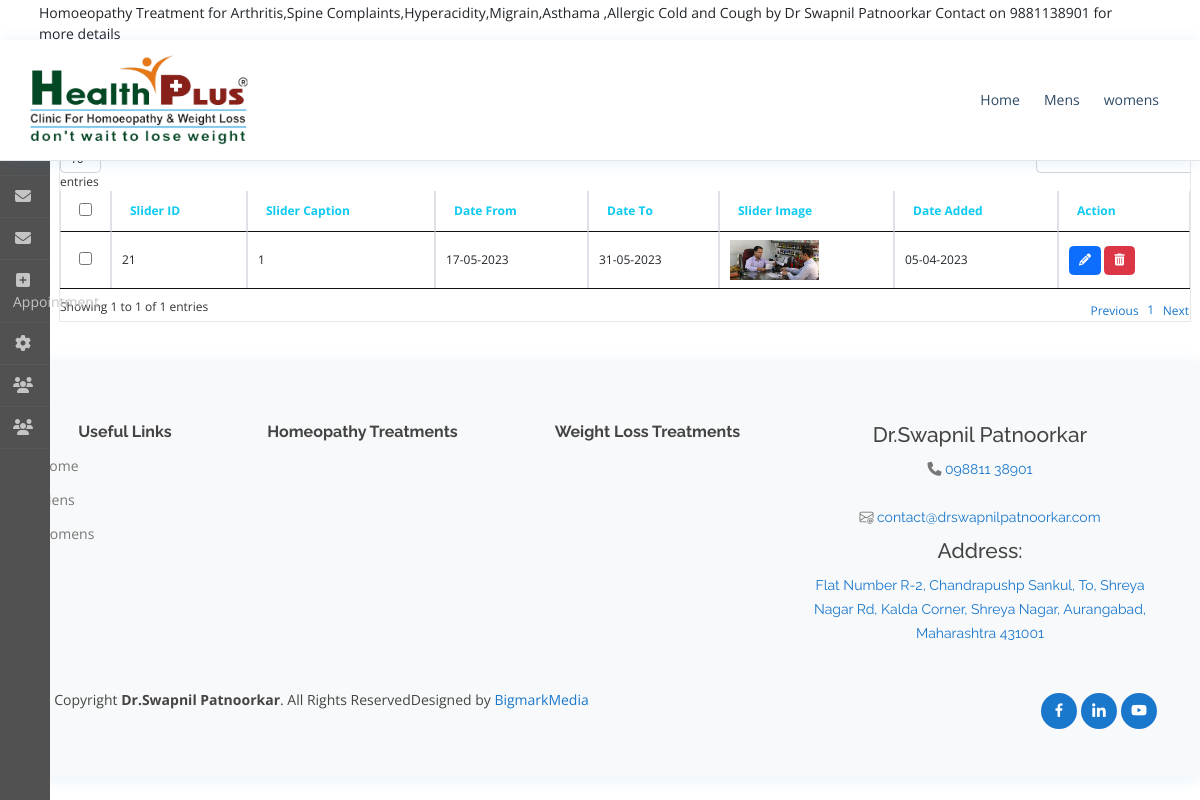
The app's page /admin/slider/slider/slider.php with its own data.
### tables this page shows
CREATE TABLE `notification_list` (
  `notify_id` int(11) NOT NULL,
  `notify_text` varchar(200) NOT NULL,
  `fromdate` date NOT NULL,
  `todate` date NOT NULL
);

CREATE TABLE `menus` (
  `id` int(11) NOT NULL,
  `menu_name` varchar(100) NOT NULL,
  `menu_link` varchar(200) NOT NULL,
  `menu_level` int(11) NOT NULL,
  `has_parent` int(11) NOT NULL,
  `meta_tags` text NOT NULL,
  `meta_description` text NOT NULL,
  `child_menu_name` varchar(100) NOT NULL,
  `title` varchar(100) NOT NULL
);

CREATE TABLE `index_slider` (
  `id` int(11) NOT NULL,
  `type` text NOT NULL,
  `slider_caption` varchar(100) NOT NULL,
  `slider_date_from` date NOT NULL,
  `slider_date_to` date NOT NULL,
  `slider_image` varchar(100) NOT NULL,
  `compressed_image` varchar(255) NOT NULL,
  `date_added` timestamp NOT NULL DEFAULT current_timestamp()
);

CREATE TABLE `oc_master_company` (
  `id` int(11) NOT NULL,
  `company_name` varchar(100) NOT NULL,
  `address1` varchar(300) NOT NULL,
  `address2` varchar(300) NOT NULL,
  `area` varchar(100) NOT NULL,
  `city` varchar(100) NOT NULL,
  `pincode` int(11) NOT NULL,
  `state` varchar(100) NOT NULL,
  `contact_person` varchar(100) NOT NULL,
  `email` varchar(100) NOT NULL,
  `mobile` varchar(100) NOT NULL,
  `logo` varchar(100) NOT NULL,
  `gstn` varchar(100) NOT NULL,
  `pan` varchar(100) NOT NULL,
  `sms_url` varchar(1000) NOT NULL,
  `sms_username` varchar(100) NOT NULL,
  `sms_password` varchar(100) NOT NULL,
  `sms_sender_id` varchar(100) NOT NULL,
  `email_url` varchar(1000) NOT NULL,
  `email_username` varchar(100) NOT NULL,
  `email_password` varchar(100) NOT NULL,
  `date_updated` timestamp NOT NULL DEFAULT current_timestamp()
);

CREATE TABLE `social_links` (
  `id` int(11) NOT NULL,
  `name` varchar(50) NOT NULL,
  `link` varchar(100) NOT NULL,
  `icon` varchar(100) NOT NULL
);

### admin/slider/slider/slider.php (the view, shortened to what the rows shown need)
<?php
 include('../config.php');
include('../includes/head-js-css.php');
?>
<body>
<div id="container">
<?php include('../includes/header.php');
?>
<div id="content">
  <div class="page-header">
    <div class="container-fluid">
      <h1>Slider</h1>
    </div>
  </div>
  <div class="container-fluid">
            <div class="panel panel-default">
      <div class="panel-body">
       <?php
       if(!isset($_GET['edit']) && !isset($_GET['delete']))
       {
       ?>
        <form method="post" enctype="multipart/form-data" id="form-slider">
         <div class="col-lg-12 col-xs-12 table-responsive">
            <table class="table  table-bordered table-hover" id="dataTables-example" style="width:100%;">
              <thead>
                <tr>
                  <td style="width: 1px;" class="text-center">
                    <input type="checkbox" onClick="$('input[name*=\'selected\']').prop('checked', this.checked);" />
                  </td>
                  <td class="text-right text-info">Slider ID</td>
                  <td class="text-left text-info">Slider Caption</td>
                  <td class="text-left text-info">Date From</td>
                  <td class="text-left text-info">Date To</td>
                  <td class="text-right text-info">Slider Image </td>
                  <td class="text-left text-info">Date Added</td>
                  <td class="text-right text-info">Action</td>
                </tr>
              </thead>
              <tbody>
               <?php
               $sql  = 'SELECT * FROM `index_slider`';
               $data = mysqli_query($db,$sql);
               $num = mysqli_num_rows($data);
               if($num>0)
               {
                 for($i=1;$i<=$num;$i++)
                 {
                  $row = mysqli_fetch_assoc($data);
                  ?>
                   <tr>
                       <td class="text-center"><input type="checkbox" name="selected[]" value="<?php echo $row['id'];?>" />
                       <td class="text-right"><?php echo $row['id'];?></td>
                       <td class="text-left"><?php echo $row['slider_caption'];?></td>
                       <td class="text-left"><?php echo date('d-m-Y',strtotime($row['slider_date_from']));?></td>
                       <td class="text-left"><?php echo date('d-m-Y',strtotime($row['slider_date_to']));?></td>
                       <td class="text-left"><img height="40px" src="<?php $base_path;?>slider_images/<?php echo $row['slider_image'];?>" target="_blank"></td>
                       <td class="text-left"><?php echo date("m-d-Y",strtotime($row['date_added']));?></td>
                       <td class="text-right">
                         <a href="<?php $base_path;?>admin/slider/slider.php?edit&id=<?php echo $row['id'];?>" data-toggle="tooltip" title="Edit" class="btn btn-primary"><i class="fa fa-pencil"></i></a>
                         <a href="<?php $base_path;?>admin/slider/slider.php?delete&id=<?php echo $row['id']; ?>" onClick="javascript:return confirm('Do you really want to Delete...?')" data-toggle="tooltip" title="Delete" class="btn btn-danger"><i class="fa fa-trash-o"></i></a></td>
                   </tr>
               <?php
                 }
               }else{
               }
               ?>
                </tbody>
            </table>
          </div>
        </form>
       <?php
                        }
       ?>
      </div>
    </div>
  </div>
  <link href="view/javascript/jquery/datetimepicker/bootstrap-datetimepicker.min.css" type="text/css" rel="stylesheet" media="screen" />
</div>
<?php include('../includes/footer.php');?>
</body></html>

### includes/header.php (shortened to what the rows shown need)
<?php include('admin/config.php'); ?>
<!DOCTYPE html>
<html lang="en">
<head>
<link rel="stylesheet" href="https://cdn.jsdelivr.net/npm/@fortawesome/fontawesome-free@6.2.1/css/fontawesome.min.css">
  <link href="assets/vendor/fontawesome-free/css/all.min.css" rel="stylesheet">
  <link href="assets/vendor/animate.css/animate.min.css" rel="stylesheet">
  <link href="assets/vendor/bootstrap/css/bootstrap.min.css" rel="stylesheet">
  <link href="assets/vendor/bootstrap-icons/bootstrap-icons.css" rel="stylesheet">
  <link href="assets/vendor/boxicons/css/boxicons.min.css" rel="stylesheet">
  <link href="assets/vendor/glightbox/css/glightbox.min.css" rel="stylesheet">
  <link href="assets/vendor/remixicon/remixicon.css" rel="stylesheet">
  <link href="assets/vendor/swiper/swiper-bundle.min.css" rel="stylesheet">
  <link href="assets/css/style.css" rel="stylesheet">
</head>
<body>
  <div id="topbar" class="d-flex align-items-center fixed-top ">
    <div class="container d-flex justify-content-between">
    <?php
			$sql = "SELECT * FROM `notification_list`";
			$data = mysqli_query($db,$sql);
			$num = mysqli_num_rows($data);
			if($num>0)
			{
				$row = mysqli_fetch_assoc($data);
				extract($row);
				?><marquee class="text-dark mt-2" behavior="scroll" scrollamount="7" direction="left"><?=$notify_text?></marquee></a> <?php
			}
		?>
      <div class="contact-info d-flex align-items-center p-2">
      </div>
    </div>
  </div>
  <header id="header" class="fixed-top">
    <div class="container d-flex align-items-center">
      <h1 class=" logo me-auto  d-inline-block" style="margin-left:-10px;"><a href="index.php"><img class="img-fluid" src="assets\logo.jpg.png" alt=""></a></h1>
      <nav id="navbar" class="navbar order-last order-lg-0">
      <?php
                                    $nav_sql = "SELECT * from menus where menu_level=1";
                                    $nav_data = mysqli_query($db,$nav_sql);
                                    $nav_num = mysqli_num_rows($nav_data);
                                    ?>
        <ul>
                                        <?php
                                        for ($i=0; $i < $nav_num; $i++) {
                                            $nav_row = mysqli_fetch_assoc($nav_data);
                                            extract($nav_row);
                                            $sub_nav_sql = "SELECT * from menus where menu_level=2 and has_parent=$id";
                                            $sub_nav_data = mysqli_query($db,$sub_nav_sql);
                                            $sub_nav_num = mysqli_num_rows($sub_nav_data);
                                            if ($sub_nav_num>0) {
                                                ?>
                                                 <li class="dropdown"><a href="#" class="nav-link scrollto"><?=$menu_name?></a>
                                                    <ul>
                                                         <?php
                                                            for ($j=0; $j < $sub_nav_num; $j++) {
                                                              $sub_nav_row = mysqli_fetch_assoc($sub_nav_data);
                                                            extract($sub_nav_row);
                                                            ?>
                                                        <li><a class="nav-link scrollto section-bg" href="<?=$base_path?><?=$menu_link?>"><?=$menu_name?></a></li>
                                                        <?php } ?>
                                                    </ul>
                                                </li>
                                                <?php
                                            }else {
                                                ?>
                                                <li><a class=" nav-link scrollto" href="<?=$base_path?><?=$menu_link?>"><?=$menu_name?></a></li>
                                                <?php
                                            }
                                            ?>
                                            <?php
                                        }
                                        ?>
                                    </ul>
      </nav>
    </div>
  </header>
</body>
</html>

### includes/footer.php (shortened to what the rows shown need)
<!DOCTYPE html>
<html lang="en">
<head>
  <link rel="stylesheet" href="https://cdnjs.cloudflare.com/ajax/libs/font-awesome/6.3.0/css/all.min.css" />
  <link href="assets/vendor/fontawesome-free/css/all.min.css" rel="stylesheet">
  <link href="assets/vendor/animate.css/animate.min.css" rel="stylesheet">
  <link href="assets/vendor/bootstrap/css/bootstrap.min.css" rel="stylesheet">
  <link href="assets/vendor/bootstrap-icons/bootstrap-icons.css" rel="stylesheet">
  <link href="assets/vendor/boxicons/css/boxicons.min.css" rel="stylesheet">
  <link href="assets/vendor/glightbox/css/glightbox.min.css" rel="stylesheet">
  <link href="assets/vendor/remixicon/remixicon.css" rel="stylesheet">
  <link href="assets/vendor/swiper/swiper-bundle.min.css" rel="stylesheet">
  <link href="assets/css/style.css" rel="stylesheet">
</head>
<footer id="footer" class="gap-4">
    <div class="footer-top bg-light">
      <div class="container">
        <div class="row">
        <div class="col-lg-2 col-md-2 footer-links" style="line-height:-9px;">
            <ul>
            <?php
                                         $nav_sql = "SELECT * from menus where menu_level=1";
                                        $nav_data = mysqli_query($db,$nav_sql);
                                        $nav_num = mysqli_num_rows($nav_data);
                                        if ($nav_num>0) {
                                           for ($i=0; $i < $nav_num; $i++) {
                                            $nav_row = mysqli_fetch_assoc($nav_data);
                                            extract($nav_row);
                                            $sub_nav_sql = "SELECT * from menus where menu_level=1 and has_parent=$id";
                                            $sub_nav_data = mysqli_query($db,$sub_nav_sql);
                                            $sub_nav_num = mysqli_num_rows($sub_nav_data);
                                            if ($sub_nav_num>0) {
                                                ?>
                                                <?php
                                            }else {
                                                ?>
                                                <li><a class="" href="<?=$base_path?><?=$menu_link?>" style="font-size: 14px;"><?=$menu_name?></a></li>
                                                <?php
                                            }
                                            ?>
                                            <?php
                                        }
                                           }?>
            </ul>
          </div>
   <div class="col-lg-4 col-md-4 footer-contact" style="line-height:1;">
            <p style="margin-top:-20px;">
            <?php
								$company_Master = "SELECT * FROM `oc_master_company`";
								$company_master_data = mysqli_query($db, $company_Master);
								$company_num = mysqli_num_rows($company_master_data);
								for ($i = 0; $i < $company_num; $i++) {
									$class_master_row = mysqli_fetch_assoc($company_master_data);
									extract($class_master_row);
								?>
                                    <br>
                                   <i class="fa fa-phone" aria-hidden="true"></i><a href="tel:<?=$class_master_row['mobile']?>"><?=$class_master_row['mobile']?></a> <br><br>
                                   <i class="bi bi-envelope-at"></i> <a href="mailto:<?=$class_master_row['email']?>"><?=$class_master_row['email']?></a> <br>
                                </p>
                                <?php
                }
                ?>
                                <?php
								$company_Master = "SELECT * FROM `oc_master_company`";
								$company_master_data = mysqli_query($db, $company_Master);
								$company_num = mysqli_num_rows($company_master_data);
								for ($i = 0; $i < $company_num; $i++) {
									$class_master_row = mysqli_fetch_assoc($company_master_data);
									extract($class_master_row);
								?>
                                    <p class="mt-2">
                                      <a href="https://goo.gl/maps/8AKtcLpoZaurrESb6?coh=178572&entry=tt"><?=$class_master_row['address1']?> </a>
                                   </p>
                                <?php
                }
                ?>
          </div>
      </div>
    </div>
    <div class="container d-md-flex py-4" style="line-height:1;">
      <div class="social-links text-center text-md-right pt-3 pt-md-0 d-flex">
      <?php
                                        $social_link_sql = "SELECT * FROM `social_links`";
                                        $social_link_data = mysqli_query($db,$social_link_sql);
                                        $social_link_num = mysqli_num_rows($social_link_data);
                                        for ($i=0; $i < $social_link_num; $i++) {
                                            $social_link_row = mysqli_fetch_assoc($social_link_data);
                                            extract($social_link_row);
                                            ?>
                                            <li style="list-style-type: none;" >
                                                <a href="<?=$link?>">
                                                    <i class="<?=$icon?>"></i>
                                                </a>
                                            </li>
                                            <?php
                                        }
                                            ?>
      </div>
    </div>
    </div>
  </footer>
</body>
</html>

### records on screen
notification_list: notify_text "Homoeopathy Treatment for Arthritis,Spine Complaints,Hyperacidity,Migrain,Asthama ,Allergic Cold and Cough by Dr Swapnil Patnoorkar Contact on 9881138901 for more details"
menus: menu_name "Home"
menus: menu_name "Mens"
menus: menu_name "womens"
index_slider: id "21", slider_caption "1", slider_date_from "17-05-2023", slider_date_to "31-05-2023", slider_image (picture), date_added "05-04-2023"
oc_master_company: mobile "098811 38901", email "contact@drswapnilpatnoorkar.com", address1 "Flat Number R-2, Chandrapushp Sankul, To, Shreya Nagar Rd, Kalda Corner, Shreya Nagar, Aurangabad, Maharashtra 431001"
